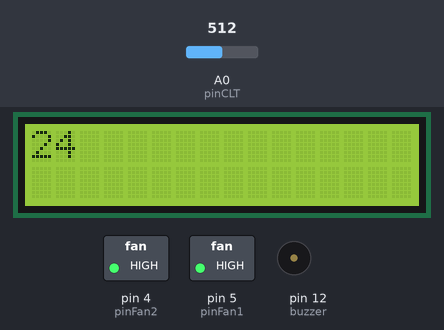
Simulated run of this sketch. Board: Arduino Leonardo, built with avr-gcc and run on an emulated ATmega32U4. Parts: 16×2 character LCD, switched loads named in the sketch (green lamp = pin HIGH), buzzer (waves = sounding, pin HIGH). Inputs (shaded band) come from the test bench; at power-on: A0 (pinCLT) = 512.

Above: at 1.2 s.
1.3 s: A0 (pinCLT) set to 762
2.8 s: A0 (pinCLT) set to 785
At 3.2 s:
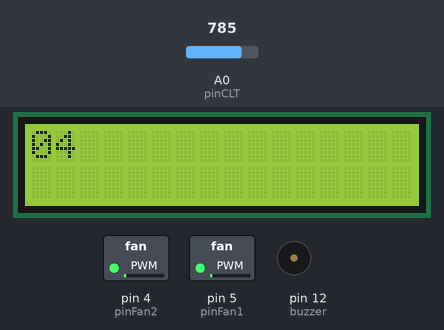
4.3 s: A0 (pinCLT) set to 716
At 5.1 s:
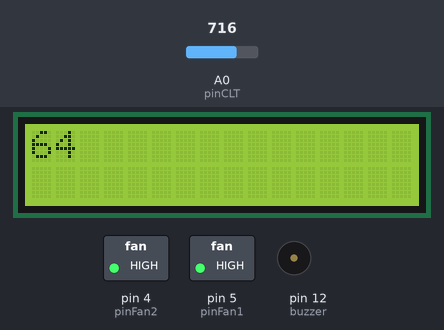
5.8 s: A0 (pinCLT) set to 900
At 6.4 s:
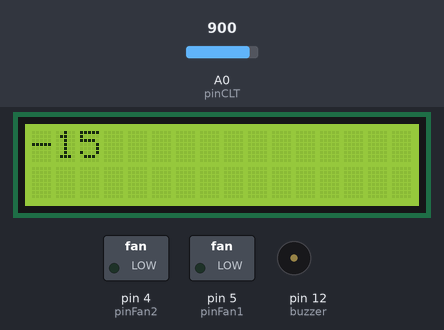
Timing chart, 0 to 8.3 s (numbered marks = the images above; inputs shaded):
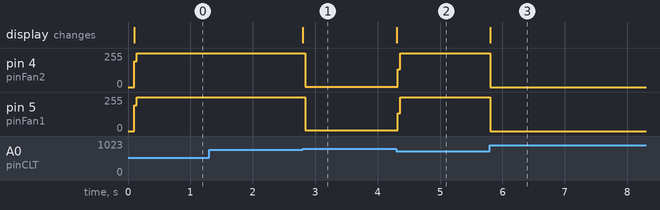

Measured:
- the behaviour switches between 773 and 774 on A0 (pinCLT) (found by bisection; images 0 and 1)
- after the input at 1.3 s, every drawn part: stays the same
- after the input at 2.8 s, pin 4 (pinFan2): 255/255 → 3/255 at once; pin 5 (pinFan1): 255/255 → 4/255 at once; the display: changes at once (image 1)
- after the input at 4.3 s, pin 4 (pinFan2): 3/255 → 255/255 at once; pin 5 (pinFan1): 4/255 → 255/255 at once; the display: changes at once (image 2)
- after the input at 5.8 s, pin 4 (pinFan2), pin 5 (pinFan1): 255/255 → 0/255 at once; the display: changes at once (image 3)

The sketch:

fanKontrolModulu.ino
```cpp
// (licence header left out)
#include <LiquidCrystal.h>
#include "src/FlexiTimer2.h"

const int pinCLT = A0;
const int pinFan1 = 5;
const int pinFan2 = 4;
const int buzzer = 12;
const int upButton = 2;
const int downButton = 3;

const int rs = 11, en = 10, d4 = 9, d5 = 8, d6 = 7, d7 = 6;
LiquidCrystal lcd(rs, en, d4, d5, d6, d7);

static byte fanHIGH = HIGH;
static byte fanLOW = LOW;
bool fanOn1;
bool fanOn2;

int cltSensorRaw=0;
int cltSensorRaw2=0;
double Temp=0;
int coolant = 0;

int warningTemp = 0;

int onTemp1 = 0;
int offTemp1 = 0;
int fanHyster1 = 0;

int onTemp2 = 0;
int offTemp2 = 0;
int fanHyster2 = 0;

void setup()
{
  Serial.begin(115200);

  pinMode(pinFan1, OUTPUT);
  pinMode(pinFan2, OUTPUT);
  pinMode(buzzer, OUTPUT);
  //pinMode(pinCLT, INPUT);
  pinMode(upButton, INPUT_PULLUP);
  pinMode(downButton, INPUT_PULLUP);

  digitalWrite(pinFan1, fanLOW);
  digitalWrite(pinFan2, fanLOW);
  digitalWrite(buzzer, LOW);

  lcd.begin(16, 2);

  fanOn1 = false;
  fanOn2 = false;

  FlexiTimer2::set(10, readCLT);
  FlexiTimer2::start();
}

void fanControl1()
{
  offTemp1 = onTemp1 - fanHyster1;

  if (!fanOn1 && coolant >= onTemp1)
  {
    digitalWrite(pinFan1,fanHIGH);
    fanOn1 = true;
  }

  if (fanOn1 && coolant <= offTemp1)
  {
    digitalWrite(pinFan1, fanLOW);
    fanOn1 = false;
  }
}

void fanControl2()
{
  offTemp2 = onTemp2 - fanHyster2;

  if (!fanOn2 && coolant >= onTemp2)
  {
    digitalWrite(pinFan2,fanHIGH);
    fanOn2 = true;
  }

  if (fanOn2 && coolant <= offTemp2)
  {
    digitalWrite(pinFan2, fanLOW);
    fanOn2 = false;
  }
}

void readCLT()
{
  cltSensorRaw = analogRead(pinCLT);
  cltSensorRaw2= map(cltSensorRaw,0,1023,1023,0);

  Temp = log(((10240000/cltSensorRaw2) - 10000));
  Temp = 1 / (0.001129148 + (0.000234125 + (0.0000000876741 * Temp * Temp ))* Temp );
  coolant = Temp - 273.15;
}

void loop()
{
  fanControl1();
  fanControl2();

  lcd.setCursor(0, 0);
  lcd.print(coolant);


}
```
